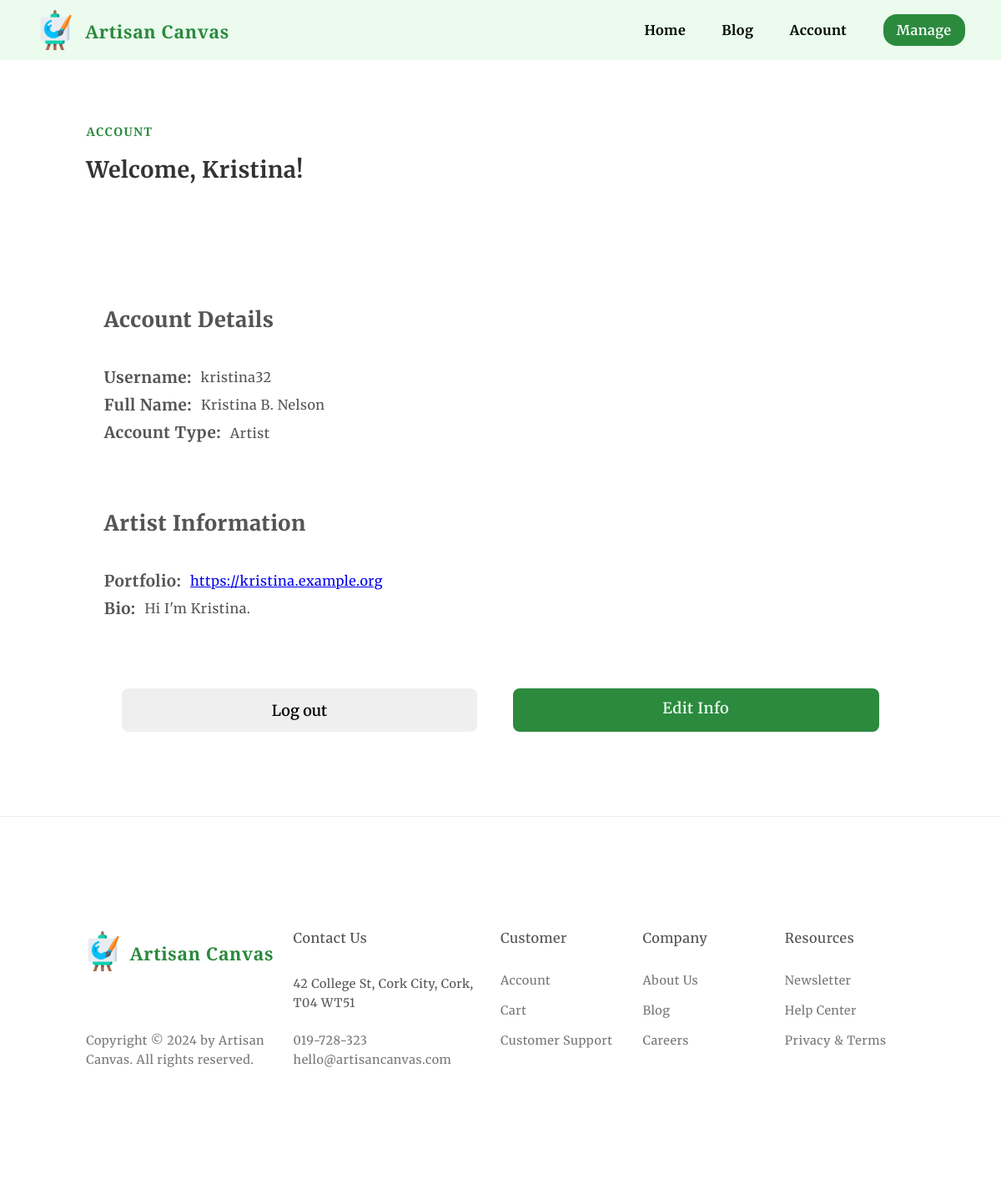
The page /pages/account.php (signed in) on the database its author committed.
### tables this page shows
CREATE TABLE Artist (
    ArtistID INT NOT NULL AUTO_INCREMENT PRIMARY KEY,
    Name VARCHAR(127) NOT NULL,
    Bio TEXT,
    PortfolioURL VARCHAR(127),
    UserID INT NOT NULL,
    FOREIGN KEY (UserID) REFERENCES User(UserID)
);

### pages/account.php (the view, shortened to what this page needs)
<?php include "../php/server.php"; ?>
<!doctype html>
<html lang="en">
    <head>
        <link rel="stylesheet" href="../css/general.css" />
        <link rel="stylesheet" href="../css/style.css" />
        <link rel="stylesheet" href="../css/queries.css" />
    </head>
    <body>
        <header class="header">
            <div class="header--container">
                <div class="logo">
                    <picture>
                        <source srcset="../img/logo.webp" type="image/webp" />
                        <img
                            class="logo__img"
                            src="../img/logo.png"
                            width="48px"
                            height="48px"
                            alt="The logo of Artisan Canvas."
                            loading="lazy"
                        />
                    </picture>
                    <a class="logo__text" href="../index.php"
                        >Artisan Canvas</a
                    >
                </div>
                <nav class="navigation">
                    <ul class="nav-list">
                        <li>
                            <a class="nav-list__item" href="../index.php"
                                >Home</a
                            >
                        </li>
                        <li>
                            <a class="nav-list__item" href="blog.php">Blog</a>
                        </li>
                        <li>
                            <a class="nav-list__item" href="#">Account</a>
                        </li>
                        <li>
                            <?php
                            $role = $_SESSION["role"];
                            if (
                                isset($_SESSION["logged_in"]) &&
                                $role == "Customer"
                            ): ?>
                            <a
                                class="nav-list__item btn--small text--center"
                                href="../pages/cart.html"
                                >Your Cart</a
                            >
                            <?php elseif (isset($_SESSION["logged_in"])): ?>
                            <a
                                class="nav-list__item btn--small text--center"
                                href="../pages/under_construction.html"
                                >Manage</a
                            >
                            <?php endif;
                            ?>
                        </li>
                    </ul>
                </nav>
            </div>
        </header>
        <main>
            <section class="section-account-title">
                <div class="container grid">
                    <span class="subheading">Account</span>
                    <h2 class="heading--secondary account__heading">
                        <?php if (isset($_SESSION["logged_in"])) {
                            $user_id = $_SESSION["user_id"];
                            $role = $_SESSION["role"];
                            if ($role == "Customer") {
                                $query = "SELECT Name FROM Customer WHERE UserID = '$user_id'";
                            } elseif ($role == "Artist") {
                                $query = "SELECT Name FROM Artist WHERE UserID = '$user_id'";
                            } elseif ($role == "Supplier") {
                                $query = "SELECT Name FROM Supplier WHERE UserID = '$user_id'";
                            }
                            $result = mysqli_query($conn, $query);
                            $row = mysqli_fetch_assoc($result);
                            $name = $row["Name"];
                            $name_arr = explode(" ", $name);
                            echo "Welcome, {$name_arr[0]}!";
                        } else {
                            echo "Welcome";
                        } ?>
                    </h2>
                </div>
            </section>
            <section class="section-account-grid">
                <div class="container grid account__grid grid--center-v">
                    <div class="account__details">
                        <h2 class="account__title">Account Details</h2>
                        <div class="account__username">
                            <h3>Username:</h3>
                            <?php if (isset($_SESSION["logged_in"])) {
                                echo "<p>{$_SESSION["username"]}</p>";
                            } ?>
                        </div>
                        <div class="account__name">
                            <h3>Full Name:</h3>
                            <?php if (isset($_SESSION["logged_in"])) {
                                echo "<p>{$name}</p>";
                            } ?>
                        </div>
                        <div class="account__type">
                            <h3>Account Type:</h3>
                            <?php if (isset($_SESSION["logged_in"])) {
                                echo "<p>{$_SESSION["role"]}</p>";
                            } ?>
                        </div>
                    </div>
                    <div class="account__address-info">
                        <?php if ($role == "Customer"): ?>
                            <h2 class="account__title">Address Information</h2>
                            <?php if (isset($_SESSION["logged_in"])) {
                                $user_id = $_SESSION["user_id"];
                                $query = "SELECT Address FROM Customer WHERE UserID = '$user_id'";
                                $result = mysqli_query($conn, $query);
                                $row = mysqli_fetch_assoc($result);
                                $address = $row["Address"];
                                $address_arr = explode(",", $address);
                            } ?>
                            <div class="account__address-street">
                                <h3>Street Address:</h3>
                                <?php echo "<p>{$address_arr[0]}</p>"; ?>
                            </div>
                            <div class="account__address-city">
                                <h3>City:</h3>
                                <?php echo "<p>{$address_arr[1]}</p>"; ?>
                            </div>
                            <div class="account__address-state">
                                <h3>State:</h3>
                                <?php echo "<p>{$address_arr[2]}</p>"; ?>
                            </div>
                            <div class="account__address-code">
                                <h3>Postal Code:</h3>
                                <?php echo "<p>{$address_arr[3]}</p>"; ?>
                            </div>
                        <?php elseif ($role == "Artist"): ?>
                            <h2 class="account__title">Artist Information</h2>
                            <div class="account__address-street">
                                <h3>Portfolio:</h3>
                                <?php if (isset($_SESSION["logged_in"])) {
                                    $user_id = $_SESSION["user_id"];
                                    $query = "SELECT PortfolioURL FROM Artist WHERE UserID = '$user_id'";
                                    $result = mysqli_query($conn, $query);
                                    $row = mysqli_fetch_assoc($result);
                                    $portfolio = $row["PortfolioURL"];
                                    echo "<a href='{$portfolio}'>{$portfolio}</a>";
                                } ?>
                            </div>
                            <div class="account__address-street">
                                <h3>Bio:</h3>
                                <?php if (isset($_SESSION["logged_in"])) {
                                    $user_id = $_SESSION["user_id"];
                                    $query = "SELECT Bio FROM Artist WHERE UserID = '$user_id'";
                                    $result = mysqli_query($conn, $query);
                                    $row = mysqli_fetch_assoc($result);
                                    $bio = $row["Bio"];
                                    echo "<p>{$bio}</p>";
                                } ?>
                            </div>
                        <?php endif; ?>
                    </div>
                    <div class="account__btn">
                        <form action="account.php" method="POST">
                            <input
                                class="btn btn--outline btn--logout text--center"
                                name="logout"
                                type="submit"
                                value="Log out"
                            />
                        </form>
                        <a
                            class="btn btn--light text--center"
                            href="../pages/under_construction.html"
                            >Edit Info</a
                        >
                    </div>
                </div>
            </section>
        </main>
        <footer class="footer">
            <div class="container grid grid--footer">
                <div class="logo-col">
                    <div class="logo">
                        <picture>
                            <source
                                srcset="../img/logo.webp"
                                type="image/webp"
                            />
                            <img
                                class="logo__img"
                                src="../img/logo.png"
                                width="48px"
                                height="48px"
                                alt="The logo of Artisan Canvas."
                                loading="lazy"
                            />
                        </picture>
                        <a class="logo__text" href="../index.php"
                            >Artisan Canvas</a
                        >
                    </div>
                    <p class="copyright">
                        Copyright &copy; <span class="year">2027</span> by
                        Artisan Canvas. All rights reserved.
                    </p>
                </div>
                <div class="address-col">
                    <p class="footer__heading">Contact Us</p>
                    <address class="contacts">
                        <p class="address">
                            42 College St, Cork City, Cork, T04 WT51
                        </p>
                        <p>
                            <a class="footer__link" href="tel:019-728-323"
                                >019-728-323</a
                            ><br />
                            <a
                                class="footer__link"
                                href="mailto:hello@artisancanvas.com"
                                >hello@artisancanvas.com
                            </a>
                        </p>
                    </address>
                </div>
                <nav class="nav-col">
                    <p class="footer__heading">Customer</p>
                    <ul class="footer__nav">
                        <li>
                            <a class="footer__link" href="#">Account</a>
                        </li>
                        <li>
                            <a class="footer__link" href="#">Cart</a>
                        </li>
                        <li>
                            <a class="footer__link" href="#"
                                >Customer Support</a
                            >
                        </li>
                    </ul>
                </nav>
                <nav class="nav-col">
                    <p class="footer__heading">Company</p>
                    <ul class="footer__nav">
                        <li>
                            <a class="footer__link" href="#">About Us</a>
                        </li>
                        <li>
                            <a class="footer__link" href="../pages/blog.php"
                                >Blog</a
                            >
                        </li>
                        <li><a class="footer__link" href="#">Careers</a></li>
                    </ul>
                </nav>
                <nav class="nav-col">
                    <p class="footer__heading">Resources</p>
                    <ul class="footer__nav">
                        <li>
                            <a class="footer__link" href="#">Newsletter</a>
                        </li>
                        <li>
                            <a class="footer__link" href="#">Help Center</a>
                        </li>
                        <li>
                            <a class="footer__link" href="#">Privacy & Terms</a>
                        </li>
                    </ul>
                </nav>
            </div>
        </footer>
    </body>
</html>

### rows shown on the page
artist: Name "Kristina", Name "Kristina B. Nelson", PortfolioURL "https://kristina.example.org", Bio "Hi I'm Kristina."

### other values the page prints
$_SESSION["username"] "kristina32"
$_SESSION["role"] "Artist"
